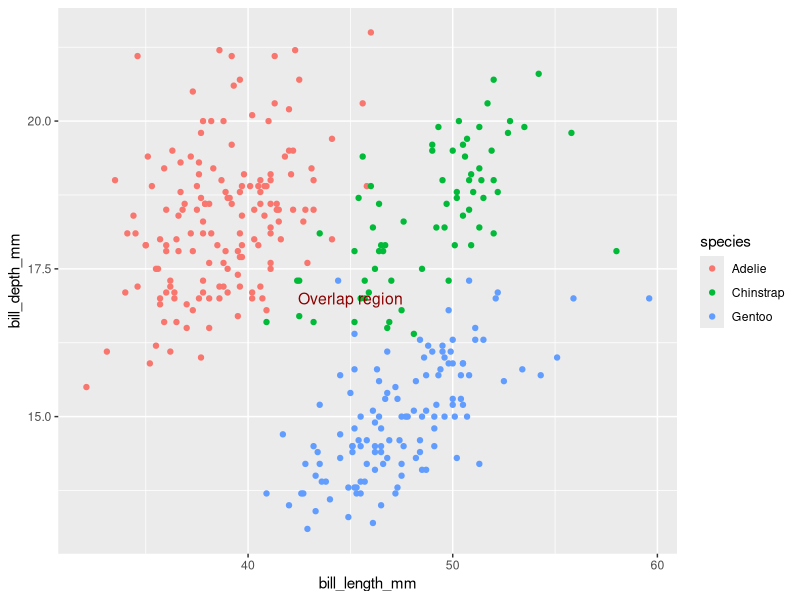
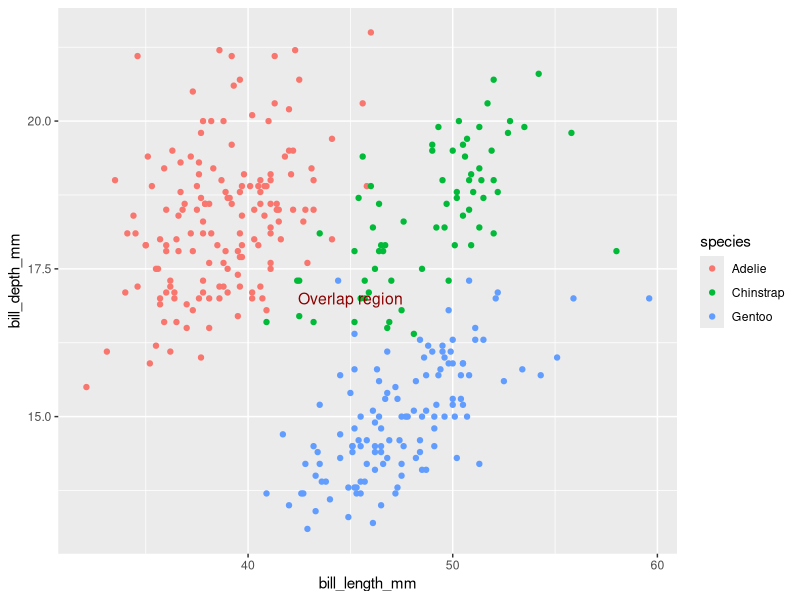

Write R code to recreate these figures, in order.

            library(ggplot2)
            library(palmerpenguins)
            built_answer <- tryCatch(
                {
                    set.seed(42)
                    ggplot(penguins, aes(x = bill_length_mm, y = bill_depth_mm, colour = species)) + geom_point() + annotate("text", x = 45, y = 17, label = "Overlap region", size = 4, colour = "darkred")
                    suppressWarnings(
                        if (!file.exists("/sandbox/figures/bill-length_bill-depth_scatter_annotate_text_answer.png")) {
                            ggsave(
                                width = 3,
                                height = 3,
                                "/sandbox/figures/bill-length_bill-depth_scatter_annotate_text_answer.png"
                            )
                        }
                    )
                    suppressWarnings(
                        ggplot_build(last_plot())
                    )
                },
                error = function(e) {
                    'ERROR'
                }
            )
            built_submission <- tryCatch(
                {
                    set.seed(42)
                    ggplot(penguins, aes(x = bill_length_mm, y = bill_depth_mm, color = species)) +
  geom_point() +
  annotate("text", x = 45, y = 17, label = "Overlap region", size = 4, color = "darkred")
                    suppressWarnings(
                        ggsave(
                            width = 3,
                            height = 3,
                            "figures/bill-length_bill-depth_scatter_annotate_text_submission_ministral.png"
                        )
                    )
                    suppressWarnings(
                        ggplot_build(last_plot())
                    )
                },
                error = function(e) {
                    'ERROR'
                }
            )
            cat(isTRUE(all.equal(built_answer, built_submission)))
        
